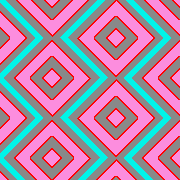
#> input picture pic/HT19-C00514-NHU036814-2SAM_CARVE.tif, 180 x 180 px, found by its file name
$ python link_line_test_2.py
#> lines starting #> are read from the running program, lines starting #| are printed output that depends on the picture
from tkinter import *
from PIL import Image, ImageDraw, ImageTk
import cv2
import numpy as np
import random
#import matplotlib.pyplot as plt

filename = r"C:\Users\gan_z\Desktop\My-Project\Ganthepro\project\pic\HT19-C00514-NHU036814-2SAM_CARVE.tif" #HT19-C00514-NHU036814-2SAM_CARVE.tif
img = Image.open(filename)
#> img is the input picture: PIL image 180x180 P; mean R, G, B 170.9, 138.1, 164.4
wx, hy = img.size
#> wx = 180; hy = 180
px = img.load()
img_cv2 = cv2.imread(filename)
window = Tk()
window.title("Pattern Matching")
xshift=0
yshift=-1
scale=10
im = Image.new('RGBA', (wx*scale, hy*scale), (0, 0, 0, 255))
sx,sy,ex,ey = 1,2,3,4
r,g,b = 2,1,0
resize_cv2 = cv2.resize(img_cv2,(wx*scale,hy*scale))
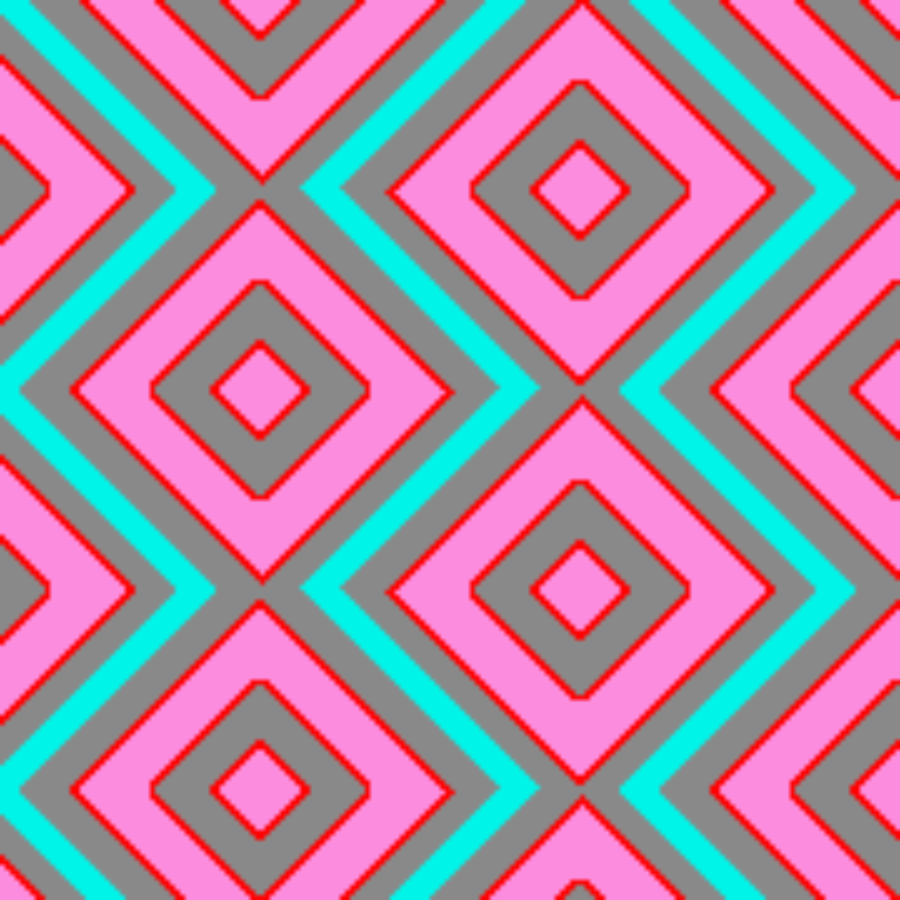
#> resize_cv2: shape (1800, 1800, 3) (shown at 1/2 size); mean B, G, R 164.3, 138.1, 170.9
resize = img.resize((wx*scale,hy*scale))
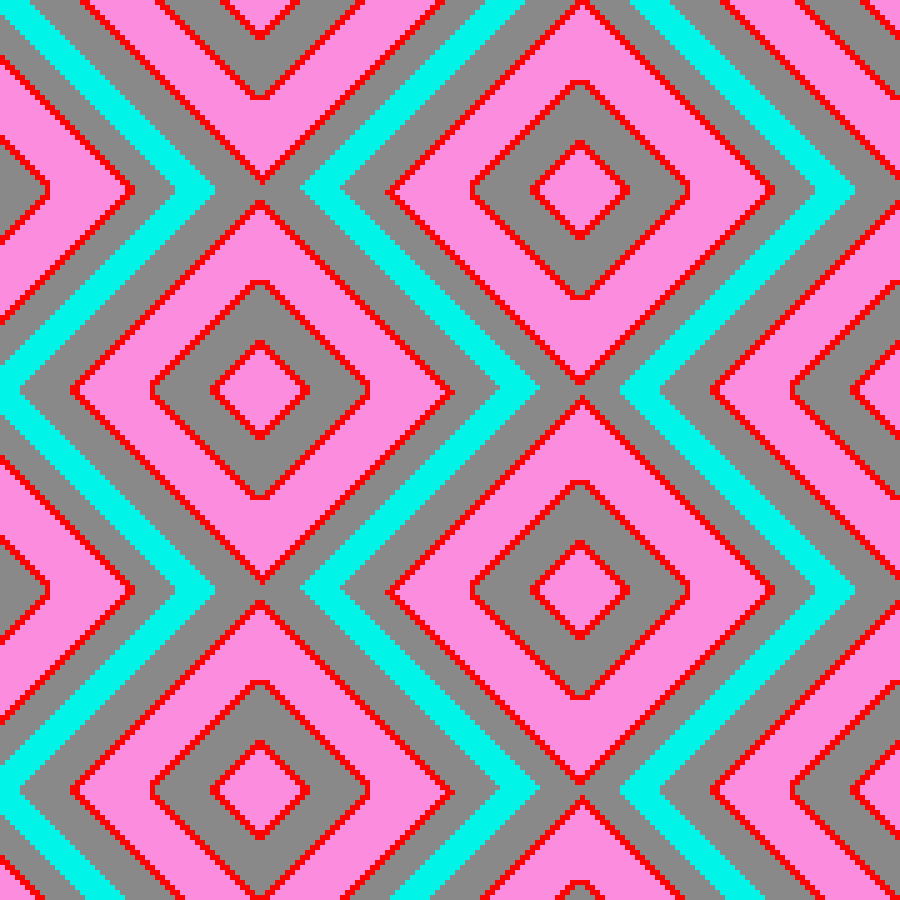
#> resize: PIL image 1800x1800 P (shown at 1/2 size); mean R, G, B 170.9, 138.1, 164.4
n_wx, n_hy = resize.size
#> n_wx = 1800; n_hy = 1800
vec=[]
RGB=[]
colors=[]
idx=-1
previous = 1
for y in range(hy):
    for x in range(wx):
        if y-1<0:#บน
            b=px[x,y]
        else:
            b=px[x,y-1]
        if x+1==wx:#ขวา
            c=px[x,y]
        else:
            c=px[x+1,y]
        if y - 1 < 0:#บน
            d = px[x,y]
        else:
            d = px[x,y-1]
        if x - 1 < 0:#ซ้าย
            e=px[x,y]
        else:
            e=px[x-1,y]
        if y+1 >= hy:#ล่าง
            f=px[x,y]
        else:
            f=px[x,y+1]
        if y+1 == hy:
            g = px[x, y]
        elif x+1==wx:#ล่างขวา
            g=px[x,y]
        else:
            g=px[x+1,y+1]
        if y+1 == hy:
            h = px[x, y]
        elif x-1<0:#ล่างซ้าย
            h=px[x,y]
        else:
            h=px[x-1,y+1]
        if y-1 < 0:
            j = px[x, y]
        elif x+1==wx:#บนขวา
            j=px[x,y]
        else:
            j=px[x+1,y-1]
        if y-1 < 0:
            k = px[x, y]
        elif x-1<0:#บนซ้าย
            k=px[x,y]
        else:
            k=px[x-1,y-1]
        if px[x,y] != b and px[x,y] != c:
            idx += 1;
            vec.append([idx - 1, x, y, x + 1, y + 1, idx + 1, 0])  # [prev,sx,sy,ex,ey,next,status]
        elif px[x,y] == e:
            if px[x,y] != b:
                idx += 1;
                vec.append([idx - 1, x, y, x + 1, y, idx + 1, 0])  # [prev,sx,sy,ex,ey,next,status]
        elif px[x, y] == b:
            if px[x, y] != c:
                if px[x, y] == j:
                    pass
                else:
                    idx += 1;
                    vec.append([idx - 1, x+1, y, x+1, y + 1, idx + 1, 0])  # [prev,sx,sy,ex,ey,next,status]
        if px[x,y] != b and px[x,y] != e:
            idx += 1;
            vec.append([idx - 1, x, y + 1, x + 1, y, idx + 1, 0])  # [prev,sx,sy,ex,ey,next,status]
        elif px[x, y] != e and px[x, y] == c and px[x, y] != f:
            pass
        elif px[x, y] != f and px[x, y] != c:
            pass
        # elif px[x, y] != h:
        #     pass
        elif px[x, y] != e and px[x, y] == b:
            if px[x, y] == k:
                pass
            else:
                idx += 1;
                vec.append([idx - 1, x, y, x, y + 1, idx + 1, 0])  # [prev,sx,sy,ex,ey,next,status]
        elif px[x, y] != c and px[x, y] == b and px[x, y] == g:
            if px[x, y] == j:
                pass
            else:
                idx += 1;
                vec.append([idx - 1, x+1, y, x+1, y + 1, idx + 1, 0])  # [prev,sx,sy,ex,ey,next,status]
#> after the loop, idx = 4539; vec = 4540 items, first 6: [-1, 6, 1, 7, 2, 1, 0], [0, 16, 1, 17, 2, 2, 0], [1, 18, 1, 19, 2, 3, 0], [2, 31, 1, 32, 2, 4, 0], [3, 33, 1, 34, 2, 5, 0], [4, 44, 1, 45, 2, 6, 0]

px_im = im.load()

draw = ImageDraw.Draw(im)

for i in vec:
    draw.line(
        (   (i[sx]*scale)+xshift*scale,
            (i[sy]*scale)+yshift*scale,
            (i[ex]*scale)+xshift*scale,
            (i[ey]*scale)+yshift*scale
        ), fill=(0, 255, 0, 255))
#> this loop made 4540 passes
start_p = []
stop_p = []
line_vec = []
px2=im.load()
link_im = Image.new('RGBA',(n_wx,n_hy),(255,255,255,255))
#> link_im: PIL image 1800x1800 RGBA; every value is 255
px_link_im = link_im.load()
point = ['','']
start = ['','']
R_ran_list = []
G_ran_list = []
B_ran_list = []
ran_round = 0
for hy in range(n_hy):
    for wx in range(n_wx):
        R_ran = random.randrange(0, 255, 1)
        G_ran = random.randrange(0, 255, 1)
        B_ran = random.randrange(0, 255, 1)
        if px_im[wx,hy] == (0,255,0,255) and px_link_im[wx,hy] == (255,255,255,255):
            link_im.putpixel((wx, hy), (R_ran, G_ran, B_ran, 255))
            start_p.append([wx, hy])
            print(start_p)
            point[0] = wx
            start[0] = wx
            point[1] = hy
            start[1] = hy
            round_1 = 0
            round_2 = 0
            point_c = []
            #print(start)
            #print(len(start_p))
            while point[0] <= n_wx and point[1] <= n_hy:
                x = point[0]
                y = point[1]
                r = 0
                if y - 1 < 0:  # บน
                    top = px_im[x, y]
                    top_link = px_link_im[x, y]
                else:
                    top = px_im[x, y - 1]
                    top_link = px_link_im[x, y - 1]
                if x + 1 == n_wx:  # ขวา
                    right = px_im[x, y]
                    right_link = px_link_im[x, y]
                else:
                    right = px_im[x + 1, y]
                    right_link = px_link_im[x + 1, y]
                if x - 1 < 0:  # ซ้าย
                    left = px_im[x, y]
                    left_link = px_link_im[x, y]
                else:
                    left = px_im[x - 1, y]
                    left_link = px_link_im[x - 1, y]
                if y + 1 >= n_hy:  # ล่าง
                    bottom = px_im[x, y]
                    bottom_link = px_link_im[x, y]
                else:
                    bottom = px_im[x, y + 1]
                    bottom_link = px_link_im[x, y + 1]
                if y + 1 == n_hy:
                    bottom_right = px_im[x, y]
                    bottom_right_link = px_link_im[x, y]
                elif x + 1 == n_wx:  # ล่างขวา
                    bottom_right = px_im[x, y]
                    bottom_right_link = px_link_im[x, y]
                else:
                    bottom_right = px_im[x + 1, y + 1]
                    bottom_right_link = px_link_im[x + 1, y + 1]
                if y + 1 == n_hy:
                    bottom_left = px_im[x, y]
                    bottom_left_link = px_link_im[x, y]
                elif x - 1 < 0:  # ล่างซ้าย
                    bottom_left = px_im[x, y]
                    bottom_left_link = px_link_im[x, y]
                else:
                    bottom_left = px_im[x - 1, y + 1]
                    bottom_left_link = px_link_im[x - 1, y + 1]
                if y - 1 < 0:
                    top_right = px_im[x, y]
                    top_right_link = px_link_im[x, y]
                elif x + 1 == n_wx:  # บนขวา
                    top_right = px_im[x, y]
                    top_right_link = px_link_im[x, y]
                else:
                    top_right = px_im[x + 1, y - 1]
                    top_right_link = px_link_im[x + 1, y - 1]
                if y - 1 < 0:
                    top_left = px_im[x, y]
                    top_left_link = px_link_im[x, y]
                elif x - 1 < 0:  # บนซ้าย
                    top_left = px_im[x, y]
                    top_left_link = px_link_im[x, y]
                else:
                    top_left = px_im[x - 1, y - 1]
                    top_left_link = px_link_im[x - 1, y - 1]
                if round_1 > 1 or round_2 == 1:
                    #print('round',round_1)
                    break
                positions = [[top, (x,y - 1), top_link], [right, (x + 1, y), right_link], [bottom, (x,y + 1), bottom_link],
                             [left, (x - 1, y), left_link], [bottom_right, (x + 1,y + 1), bottom_right_link],
                             [bottom_left, (x - 1,y + 1), bottom_left_link],[top_right, (x + 1,y - 1), top_right_link],
                            [top_left, (x - 1,y - 1), top_left_link]]
                n_position = []
                if px_link_im[x, y] != (255, 255, 255, 255):
                    direction = 0
                    for position in positions:
                        if position[0] == (0, 255, 0, 255):
                            if position[2] == px_link_im[x, y]:
                                continue
                            else:
                                direction += 1
                                #print(direction)
                                if direction > 1:
                                    #print(direction)
                                    #print('no')
                                    direction = 0
                                    #print('yes')
                                    break
                                else:
                                    link_im.putpixel(position[1], px_link_im[x, y])
                                    if position[1][0] > point[0]:
                                        point[0] += 1
                                    if position[1][0] < point[0]:
                                        point[0] -= 1
                                    if position[1][1] > point[1]:
                                        point[1] += 1
                                    if position[1][1] < point[1]:
                                        point[1] -= 1
                                    if (point[0] == 1274 and point[1] == 626):
                                        pass
                                        #round_1 += 1
                                        #link_im.show('test_link.png')
                                    if point[0] == 1 or point[1] == 1 or point[0] == n_wx + (yshift) or point[1] == n_hy - scale:
                                        #print('point 1 ',point)
                                        round_1 += 1
                                        #link_im.show('test_link.png')
                                    elif (point[0] + 4 == start[0] or point[0] - 4 == start[0]) and (point[1] + 6 == start[1] or point[1] - 6 == start[1]):
                                        # print('point 2 ',point)
                                        round_1 += 1
                                    elif (point[0] + 1 == start[0] or point[0] - 1 == start[0]) and (point[1] + 1 == start[1] or point[1] - 1 == start[1]):
                                        #print('point 2 ',point)
                                        round_1 += 1
                                    elif (point[0] + 1 == start[0] or point[0] - 1 == start[0]) and (point[1] == start[1]):
                                        #print('point 2 ',point)
                                        round_1 += 1
                                        #link_im.show('test_link.png')
                                    print(point)
                                    print('start',start)
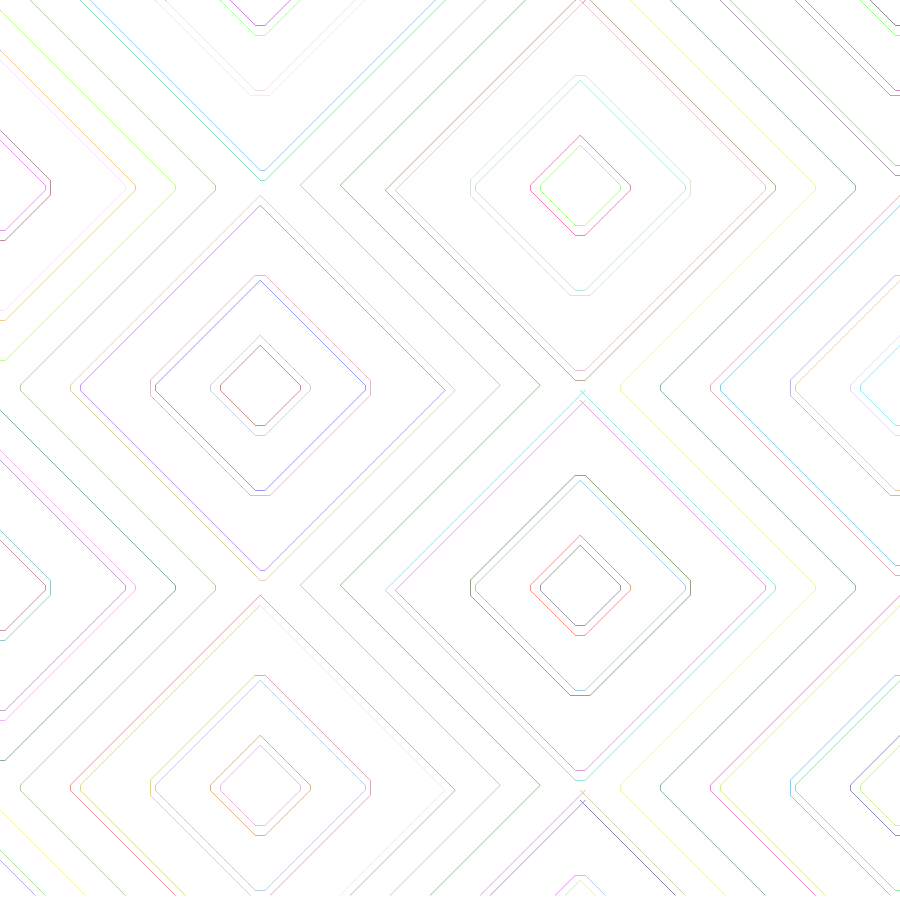
#> link_im: PIL image 1800x1800 RGBA (shown at 1/2 size); mean R, G, B, A 253.3, 253.3, 253.2, 255
#> after the loop, point = [1130, 1790]; start = [1159, 1761]; start_p = 101 pairs, first value 0 to 1799, second value 0 to 1761

#1274, 626
# for x in range(n_wx):
#     for y in range(n_hy):
#          pass

image_cv2 = cv2.cvtColor(np.array(link_im),cv2.COLOR_RGB2BGR)
original_cv2 = cv2.imread(filename)
link_im.show('test_link.png')
"""image = ImageTk.PhotoImage(im)
new_window = Toplevel(window)
panel1 = Label(new_window, image=image)
panel1.pack()"""
cv2.imwrite('test_link.png',image_cv2)

# [5 lines of commented-out code are left out]
